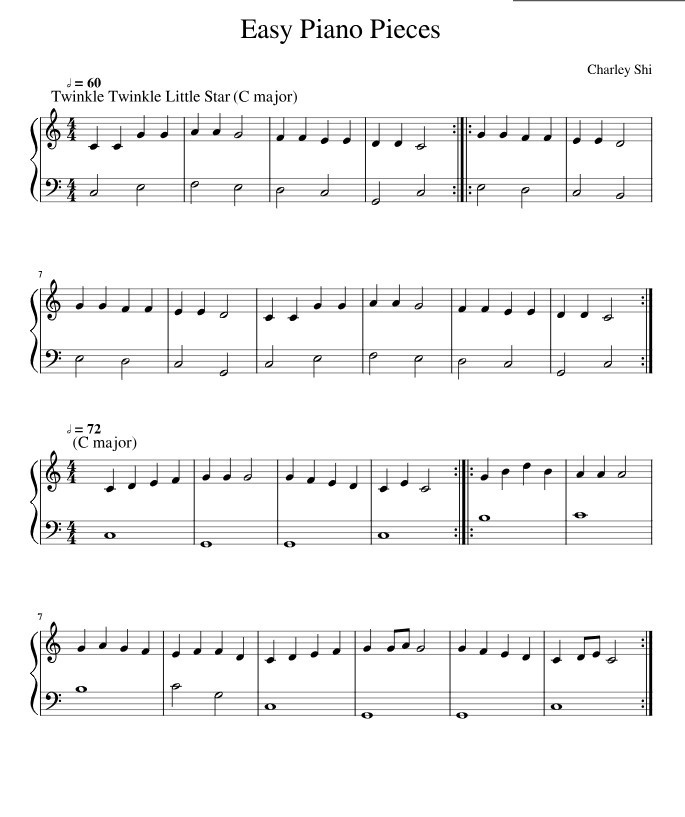
#> input picture Code/Input/image.jpg, 685 x 817 px, found by its file name
$ jupyter execute --allow-errors photo_enchance.ipynb
#> lines starting #> are read from the running program, lines starting #| are printed output that depends on the picture; after the words box and inside, x2 and y2 are one past the last pixel; in counts of white or black regions, pixels touching at a corner belong together
[cell 1]
import cv2
import numpy as np
import matplotlib.pyplot as plt

def extract_and_display_staff_lines(image_path):
    # 1. Încarcă imaginea
#> called with image_path = 'image.jpg'
    img = cv2.imread(image_path)
#> img is the input picture: shape (817, 685, 3); min 0, max 255, mean 243.7
    if img is None:
        raise ValueError(f"Nu s-a putut încărca imaginea: {image_path}")
    gray = cv2.cvtColor(img, cv2.COLOR_BGR2GRAY)

    # 2. Binarizare inversă
    _, binary = cv2.threshold(gray, 0, 255, cv2.THRESH_BINARY_INV + cv2.THRESH_OTSU)
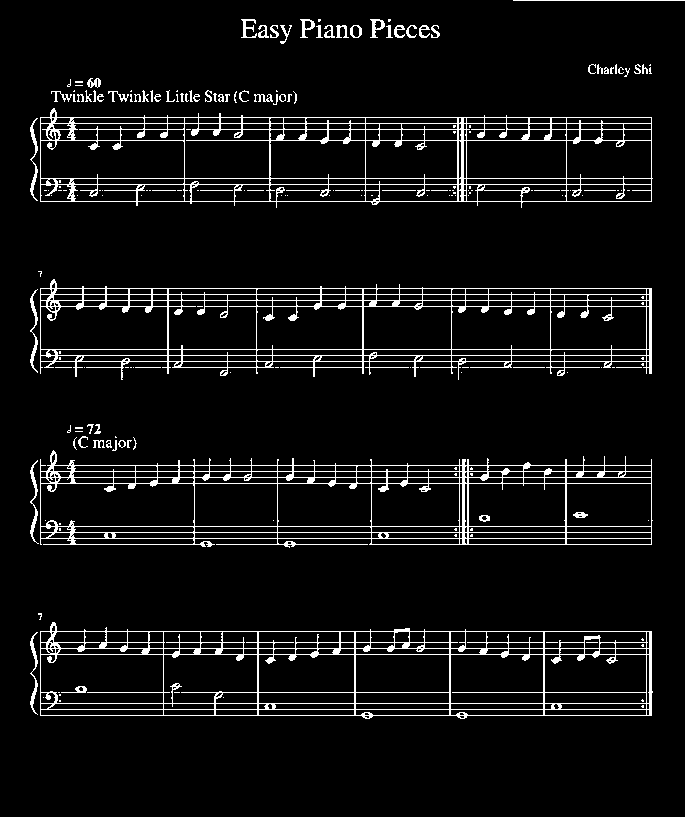
#> binary: shape (817, 685); 6.4% white in thin lines or dots, all inside (x1, y1, x2, y2) = (30, 0, 685, 719)

    # 3. Proiecție orizontală pentru a detecta rânduri de portativ
    projection = np.sum(binary, axis=1)
#> projection = 817 values, max 157080 at index 178, min 0 at index 1, mean 11166.3
    line_threshold = 0.5 * np.max(projection)
#> line_threshold = 78540
    staff_line_indices = np.where(projection > line_threshold)[0]
#> staff_line_indices = 32 values from 117 to 715

    # 4. Grupare de linii apropiate
    grouped = []
    current = []

    for y in staff_line_indices:
        if not current or y - current[-1] <= 2:  # Distanță mică între linii
            current.append(y)
        else:
            grouped.append(current)
            current = [y]
#> this loop made 32 passes
#> (y, current) on passes 2 to 13: (123, [123]), (129, [129]), (140, [140]), (178, [178]), (184, [184]), (190, [190]), (201, [201]), (288, [288]), (294, [294]), (300, [300]), (306, [306]), (349, [349])
#> y on pass 1: 117
#> after the loop, grouped = 31 items, first 6: [117], [123], [129], [140], [178], [184]
    if current:
        grouped.append(current)

    # 5. Media fiecărei linii
    staff_lines_y = [int(np.mean(group)) for group in grouped]
#> staff_lines_y = 32 values from 117 to 715

    # 6. Grupăm în portative (5 linii fiecare)
    systems = []
    temp = []
    for y in staff_lines_y:
        temp.append(y)
        if len(temp) == 5:
            systems.append(temp)
            temp = []
#> this loop made 32 passes
#> y on passes 1 to 12: 117, 123, 129, 140, 178, 184, 190, 201, 288, 294, 300, 306
#> after the loop, systems = [[117, 123, 129, 140, 178], [184, 190, 201, 288, 294], [300, 306, 349, 355, 361], [367, 465, 471, 477, 483], [526, 532, 538, 544, 631], [642, 648, 654, 692, 703]]; temp = [709, 715]

    # 7. Ajustăm marginea sus-jos pentru a include tot portativul (fără a tăia note)
    extended_systems = []
    for system in systems:
        # Calculăm marja suplimentară pentru fiecare linie de portativ
        top_margin = int(np.mean(np.diff(system)) // 2)  # Se adaugă un pic de spațiu sus
        bottom_margin = int(np.mean(np.diff(system)) // 2)  # Se adaugă un pic de spațiu jos
        top = max(min(system) - top_margin, 0)
        bottom = min(max(system) + bottom_margin, img.shape[0])
        extended_systems.append((top, bottom))
#> this loop made 6 passes
#> (system, top_margin, bottom_margin, top, bottom) on passes 1 to 6: ([117, 123, 129, 140, 178], 7, 7, 110, 185), ([184, 190, 201, 288, 294], 13, 13, 171, 307), ([300, 306, 349, 355, 361], 7, 7, 293, 368), ([367, 465, 471, 477, 483], 14, 14, 353, 497), ([526, 532, 538, 544, 631], 13, 13, 513, 644), ([642, 648, 654, 692, 703], 7, 7, 635, 710)
#> after the loop, extended_systems = [(110, 185), (171, 307), (293, 368), (353, 497), (513, 644), (635, 710)]

    # 8. Afișare fiecare portativ
    for idx, (top, bottom) in enumerate(extended_systems):
        cropped = img[top:bottom, :]

        # Afișare
        cropped_rgb = cv2.cvtColor(cropped, cv2.COLOR_BGR2RGB)
        plt.figure(figsize=(12, 2))
        plt.imshow(cropped_rgb)
        plt.title(f'Portativ #{idx + 1}')
        plt.axis('off')
        plt.show()
#> this loop made 6 passes
#> pass 1, in extract_and_display_staff_lines, `cropped = img[top:bottom, :]`:
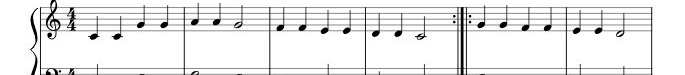
#> cropped: shape (75, 685, 3); min 0, max 255, mean 234.2
#> pass 2, in extract_and_display_staff_lines, `cropped = img[top:bottom, :]`:
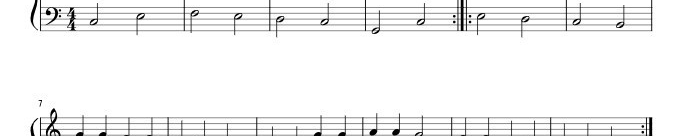
#> cropped: shape (136, 685, 3); min 0, max 255, mean 243.2
#> pass 3, in extract_and_display_staff_lines, `cropped = img[top:bottom, :]`:
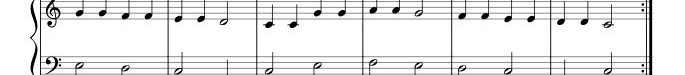
#> cropped: shape (75, 685, 3); min 0, max 255, mean 232.1
#> after the loop:
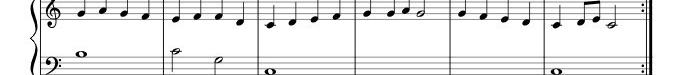
#> cropped: shape (75, 685, 3); min 0, max 255, mean 232

# Exemplu de rulare
extract_and_display_staff_lines("image.jpg")

[cell 2]
import cv2
import numpy as np
import copy
from matplotlib import pyplot as plt

def simulate_scan_preserving_music_details(image_path):
    # 1. Load image and make a deepcopy
#> called with image_path = './OMR/test3.png'
    img = cv2.imread(image_path)
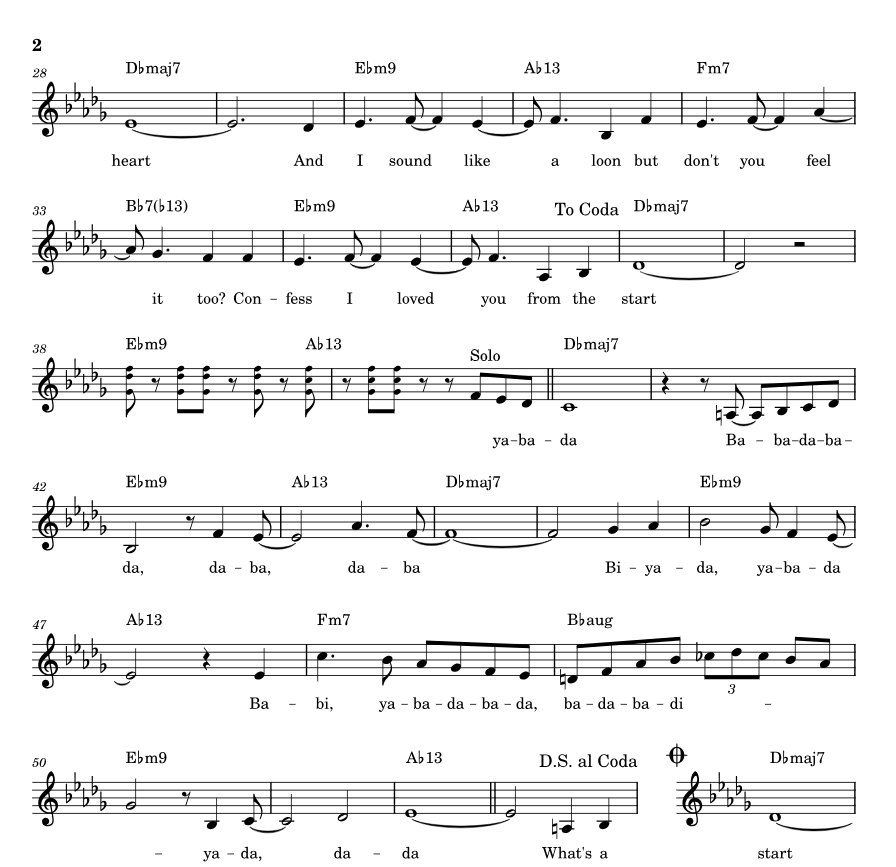
#> input picture OMR/OMR/test3.png, 896 x 867 px, found by its file name
#> img is the input picture: shape (867, 896, 3); min 0, max 255, mean 240.3
    img_copy = copy.deepcopy(img)

    # 2. Convert to grayscale
    gray = cv2.cvtColor(img_copy, cv2.COLOR_BGR2GRAY)
#> gray: shape (867, 896)

    # 3. Contrast stretch (manual normalization to 0-255 without clipping thin lines)
    min_val, max_val = np.percentile(gray, (0, 100))
#> min_val = 0; max_val = 255
    stretched = np.clip((gray - min_val) * 255.0 / (max_val - min_val + 1e-7), 0, 255).astype(np.uint8)

    # 4. Apply global threshold (Otsu) to preserve very thin dark lines
    _, thresh = cv2.threshold(stretched, 0, 255, cv2.THRESH_BINARY + cv2.THRESH_OTSU)
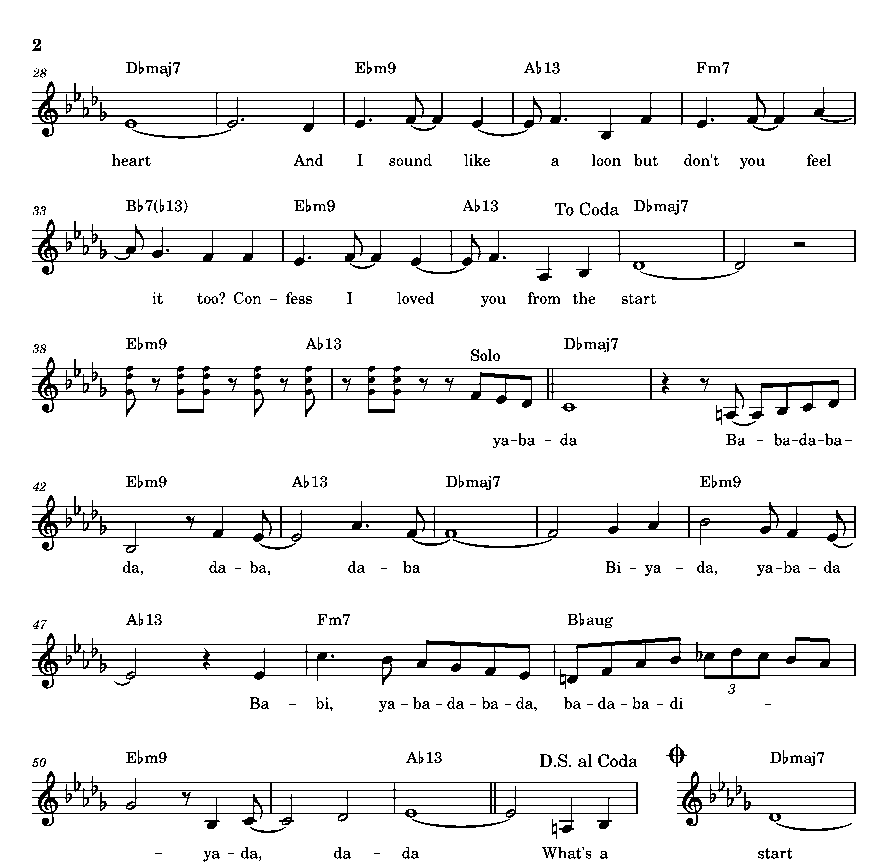
#> thresh: shape (867, 896); 93% white; black in thin lines or dots, all inside (x1, y1, x2, y2) = (32, 39, 856, 862)

    return thresh

# Exemplar de utilizare:
output = simulate_scan_preserving_music_details("./OMR/test3.png")

# Salvare
cv2.imwrite("scanned_like_output.png", output)

# Afișare (opțional)
plt.imshow(output, cmap='gray')
plt.title("Scanned Effect - Music Notation Safe")
plt.axis('off')
plt.show()
